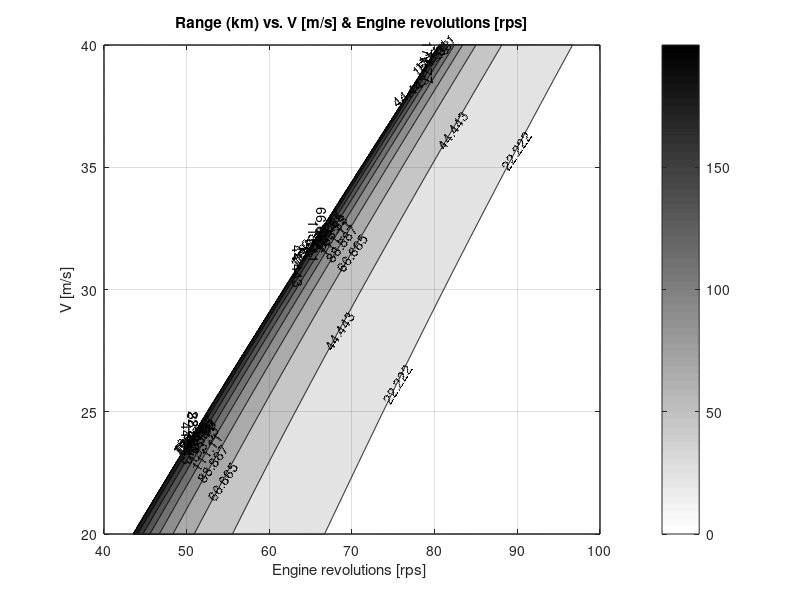

This chart was generated by the following MATLAB code: (Note: this script raises an error after producing the figure.)
%% Code for solving Max Range for a given Energy
clear all
close all
mbatt = 7; %[kg]
e0    = 720e3; %[J/kg]

E     = e0*mbatt;  %[J] Total energy of the battery packs

N_eng = 2; % Number of engines
D     = 0.7112; % Propeller Diameter [m]


CT0 =  0.089050757500461;
CT1 = -0.026659496766654;
CT2 = -0.162620845549081; 


CP0 = 0.034214580122684;
CP1 = -0.002523708791417;
CP2 = 0.116121898742278;
CP3 = -0.248807360672063;

mTOW = 21.39; % Maximum T-O Mass [kg]
g    = 9.81; % Gravity [m/s^2]
W     = mTOW*g;

S_ref = 0.430279179101; % Reference surface [m^2]
rho   = 1.225;

tau = 0.2; 
CD0 = 0.035682195723975;
CD2 = 0.054209627025009;

eta_m = 0.88*0.98*0.95; % Engine and electrical efficiency




%% Power
CP = @(V,n) CP3*V^3/(n^3*D^3)+CP2*V^2/(n^2*D^2)+CP1*V/(n*D)+CP0;

P = @(V,n) CP(V,n)*N_eng*rho*n^3*D^5;


%% Range

xf = @(V,n)  eta_m*E*V/((1-tau)*P(V,n))*1e-3;

%% Generate numerical Matrix
Nmat = 1000;
Vlin = linspace(20,40,Nmat);
nlin = linspace(40,100, Nmat);

% Preallocate matrix for speed
xfmat = zeros(Nmat,Nmat);
% Loop in speed
for  ii = 1: Nmat
    % Loop in revolutions
    for jj = 1:Nmat
        
        xfmat(ii,jj) = xf(Vlin(jj),nlin(ii));
        
    end
end

%% Calculate restriction T = D 

ncon = @(V) -(1/2)*(CT1*N_eng*S_ref*D*V^2*rho-sqrt(-4*CT0*CT2*D^2*N_eng^2*S_ref^2*V^4*rho^2+CT1^2*D^2*N_eng^2*S_ref^2*V^4*rho^2+2*CD0*CT0*N_eng*S_ref^3*V^4*rho^2+...
    8*CT0*N_eng*S_ref*W^2*CD2))/(CT0*N_eng*S_ref*rho*V*D^2);
% Preallocate matrix for speed
nconlin = zeros(Nmat,1);
for kk = 1:Nmat
    nconlin (kk) = ncon(Vlin(kk));

end

%% Eliminate zeros from indeterminations (points where CP = 0)
xfmat  = xfmat';
threshold = 2e2; % Assume Range < 200 km 
xfmat(xfmat > threshold) = 0;
xfmat(xfmat < 0) = 0;


%% Plot contours
N_contour_lines = 10; % Number of contour lines
vect_cc_xf = linspace(min(min(xfmat)),max(max(xfmat)),N_contour_lines);


 figure(1)
[xf_c,h_xfmat_c] = contourf(nlin,Vlin,xfmat,vect_cc_xf');
       clabel(xf_c,h_xfmat_c)
       colormap(flipud(colormap('gray')))
         grid on
         Title1 = strcat('Range (km) vs. V [m/s] & Engine revolutions [rps]');
         title(Title1)
         xlabel('Engine revolutions [rps] ')
         ylabel('V [m/s]')
         sidebar = colorbar;  %%%%%%%%%%%%%%%%%%%
         sidebar.Label.FontSize = 11;   %%%%%%%%%%%%%%%%%%%
         sidebar.Label.FontWeight = 'bold';   %%%%%%%%%%%%%%%%%%%
         sidebar.Label.Position(1) = 2;   %%%%%%%%%%%%%%%%%%%
        caxis([min(min(xfmat)) max(max(xfmat))]); %%%%%%%%%%%%%%%
         hold on 
         plot(nconlin,Vlin,'--r','LineWidth',2)
         legend('x_f (V,n)','T = D constrain')
         
% figure(2)
% 
% mesh(Vlin,nlin,xfmat)
% 

